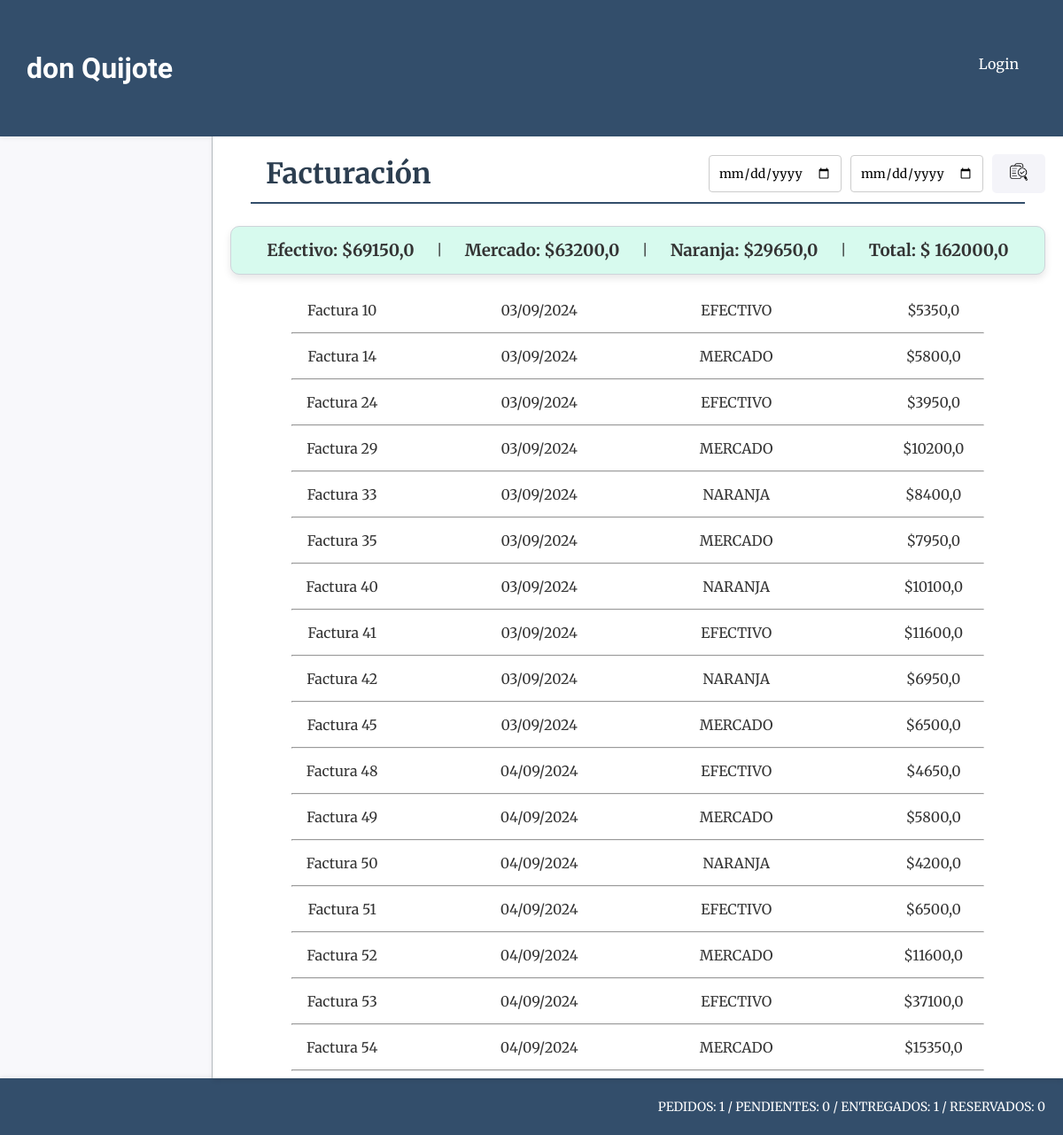
The page /facturas/facturas/ on the database as committed earlier.
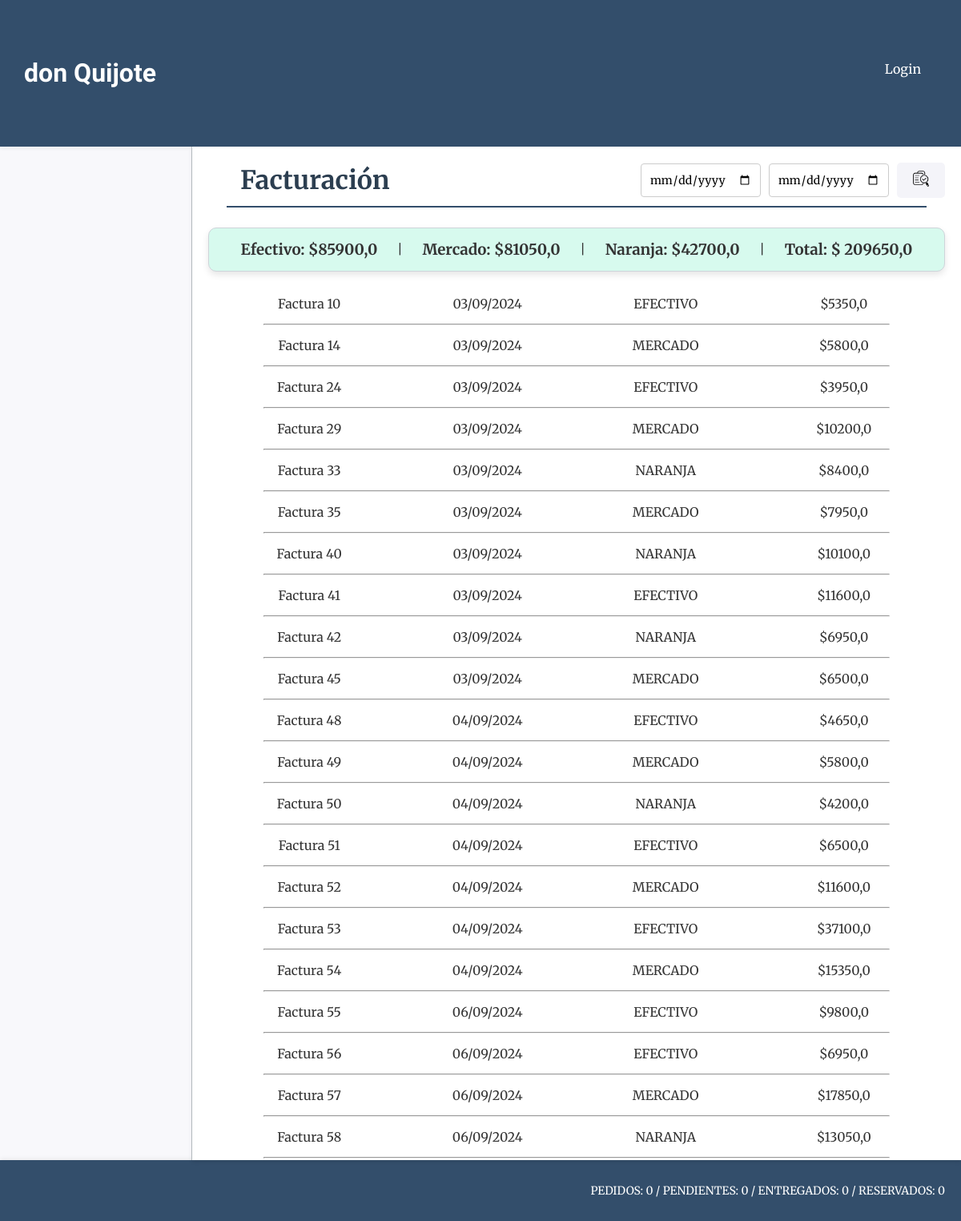
The same page on the database as committed later.
### facturas/models.py (models this page shows, shortened)
class Facturas(models.Model):
    forma_pago = models.CharField(max_length=50)
    pago = models.FloatField()
    fecha = models.DateField(auto_now_add=True)
    class Meta:
        db_table = "facturas"
        verbose_name = "Facturas"

### facturas/views.py (the view, shortened to what this page needs)
# urls.py: path('facturas/', include('facturas.urls')),
def facturas(request):
    now = datetime.now()
    facturas = Facturas.objects.filter(fecha__year=now.year, fecha__month=now.month)
    caja_total= 0.0
    caja_efectivo=0.0
    caja_mercado=0.0
    caja_naranja=0.0
    for factura in facturas:
        caja_total += factura.pago
        if factura.forma_pago == "efectivo":
            caja_efectivo += factura.pago
        elif factura.forma_pago == "mercado":
            caja_mercado += factura.pago
        elif factura.forma_pago == "naranja":
            caja_naranja += factura.pago
    form = RangoFechasForm(request.GET or None)
    context = {
        'form': form,
        'facturas': facturas,
        'caja_total': caja_total,
        'caja_efectivo': caja_efectivo,
        'caja_mercado': caja_mercado,
        'caja_naranja': caja_naranja,
    }
    return render(request, "facturas/facturas.html", context)

### facturas/forms.py
class RangoFechasForm(forms.Form):
    fecha_inicio = forms.DateField(
        widget=forms.TextInput(attrs={'type': 'date', 'class': 'form-contrl'}),
        label=''
    )
    fecha_fin = forms.DateField(
        widget=forms.TextInput(attrs={'type': 'date', 'class': 'form-contrl'}),
        label=''
    )

### core/context_processors.py (called while the page is built)
def counter_pedidos(request):
    cant_pedidos = Pedido.objects.all().count()
    cant_entregados = Pedido.objects.filter(estado='entregado').count()
    cant_pendientes = Pedido.objects.filter(estado='pendiente').count()
    cant_reservados = Pedido.objects.filter(estado='reservado').count()
    return {'cant_pedidos':cant_pedidos, "cant_entregados":cant_entregados, "cant_pendientes":cant_pendientes, "cant_reservados":cant_reservados }

### facturas/templates/facturas/facturas.html (shortened to what this page needs)
{% extends 'core/base.html' %}
{% load static %}
{% block css %}
    <link rel="stylesheet" href="{% static 'facturas/css/styles.css' %}">
{% endblock css %}
{% block titulo %}
    <div class="main-titulo-container">
        <div class="titulo-opciones-container">
            <h1 class="main-titulo">Facturación</h1>
            <div class="btn-container">
                <form method="get" class="filtro-form">
                    {{ form.as_p }}
                    <button type="submit" class="btn-opc"><img class="icono-opc" src="{% static 'facturas/img/buscar_dato.webp' %}" alt="Detalle Producto"></button>
                </form>
            </div>
        </div>
        <hr class="main-hr"/>
    </div>
{% endblock titulo %}
{% block main %}
<div class="facturas-totales card">
    <h3>Efectivo: ${{caja_efectivo}}</h3>
    <p>|</p>
    <h3>Mercado: ${{caja_mercado}}</h3>
    <p>|</p>
    <h3>Naranja: ${{caja_naranja}}</h3>
    <p>|</p>
    <h3>Total: $ {{caja_total}}</h3>
</div>
{% for factura in facturas %}
    <div class="facturas-detalle">
        <p class="facturas-detalle-pedido">Factura {{ factura.id }}</p>
        <p class="facturas-detalle-pedido">{{ factura.fecha|date:"d/m/Y" }}</p>
        <p class="facturas-detalle-pedido">{{ factura.forma_pago|upper }}</p>
        <p class="facturas-detalle-pedido">${{ factura.pago }}</p>
    </div>
    <div class="facturas-hr-container">
        <hr class="facturas-hr">
    </div>
{% endfor %}
{% endblock main %}

### core/templates/core/base.html (shortened to what this page needs)
{% load static %}
<!DOCTYPE html>
<html lang="en">
<head>
    <link rel="stylesheet" href="{% static 'core/css/styles.css' %}">
    {% block css %}{% endblock css %}
</head>
<body>
    {% include 'core/components/header.html' %}
    {% include 'core/components/menu.html' %}
    <main class="main-container">
        {% block titulo %}{% endblock titulo %}
        {% block main %}{% endblock main %}
    </main>
    {% include 'core/components/footer.html' %}
</body>
</html>

### core/templates/core/components/header.html
<header class="header-container">
    <h1 class="title">don Quijote</h1>
    {% if user.is_authenticated %}
    <div class="usuario-logout">
        <div class="list-link">
            <span class="usuario-label">Usuario:</span>
            <span class="usuario-nombre">{{ user.username }}</span>
        </div>
        <form action="{% url 'core:logout' %}" method="post">
            {% csrf_token %}
            <button type="submit" class="btn-logout">Cerrar sesión</button>
        </form>
    </div>
    {% else %}
    <div class="list-link">
        <a class="header-link-app" href="{% url 'core:login' %}">Login</a>
    </div>
    {% endif %}
</header>

### core/templates/core/components/menu.html (shortened to what this page needs)
<nav class="menu-container">
</nav>

### core/templates/core/components/footer.html
<footer class="footer-container">
    <p class="footer-info">PEDIDOS: {{cant_pedidos}} / PENDIENTES: {{cant_pendientes}} / ENTREGADOS: {{cant_entregados}} / RESERVADOS: {{cant_reservados}}</p>
</footer>

### core/static/core/css/styles.css (style rules this page uses)
* { padding: 0; margin: 0; box-sizing: border-box; }
body { font-family: 'Merriweather', serif; color: #333; background-color: #f4f4f9; }
.header-container { background-color: #334e6b; height: 12vh; width: 100%; display: flex; align-items: center; justify-content: space-between; padding: 0 30px; box-shadow: 0 2px 5px rgba(0, 0, 0, 0.1); }
.title { color: #fff; font-family: 'Poetsen One', sans-serif; font-size: 32px; }
.list-link { margin-left: 20px; }
.header-link-app { color: #fff; text-decoration: none; font-size: 16px; padding: 10px 20px; transition: background-color 0.3s ease, color 0.3s ease; }
.footer-container { background-color: #334e6b; height: 5vh; width: 100%; display: flex; align-items: center; justify-content: right; padding: 0 20px; box-shadow: 0 -2px 5px rgba(0, 0, 0, 0.1); }
.footer-info { color: #fff; font-size: 14px; }
.menu-container { width: 20%; height: 83vh; background-color: #fdfdfd71; float: left; overflow-y: auto; border-right: 1px solid #bdc3c7; padding-top: 20px; padding-left: 20px; }
.list-link { position: relative; margin-bottom: 10px; }
.main-container { width: 80%; height: 83vh; float: left; padding: 20px; overflow-y: auto; background-color: #fff; box-shadow: 0 2px 5px rgba(0, 0, 0, 0.1); display: flex; flex-direction: column; }
.main-titulo-container { width: 100%; height: auto; text-align: left; border-radius: 8px; }
.titulo-opciones-container { display: flex; justify-content: space-between; align-items: center; }
.main-titulo { font-size: 32px; color: #2C3E50; font-family: 'Merriweather', serif; padding-left: 40px; }
.main-hr { border: none; width: 95%; height: 2px; background-color: #334e6b; margin: 10px auto; }
.btn-container { display: flex; justify-content: center; column-gap: 20px; }
.btn-opc { border: none; color: #2C3E50; font-size: 16px; text-decoration: none; padding: 10px 20px; border-radius: 5px; background-color: #f4f4f9; transition: background-color 0.3s ease, color 0.3s ease; }
.card { padding: 15px; border: 1px solid #ced4da; border-radius: 10px; background-color: #ffffff; box-shadow: 0 4px 8px rgba(0, 0, 0, 0.1); }
.icono-opc { width: 20px; height: 20px; transition: transform 0.3s ease; }

### facturas/static/facturas/css/styles.css (style rules this page uses)
.facturas-totales { background-color: rgb(215, 250, 238); display: flex; align-items: center; justify-content: space-evenly; margin-top: 15px; margin-bottom: 15px; }
.facturas-detalle { display: flex; padding: 15px; }
.facturas-detalle-pedido { width: 25%; text-align: center; }
.facturas-hr-container { display: flex; align-items: center; justify-content: space-around; }
.facturas-hr { width: 85%; }
.filtro-form { display: flex; align-items: center; column-gap: 10px; }
.filtro-form input[type="date"] { padding: 10px; font-size: 14px; border-radius: 4px; border: 1px solid #ccc; }
.filtro-form button { padding: 10px 20px; background-color: #f4f4f9; border: none; border-radius: 5px; color: #2C3E50; cursor: pointer; transition: background-color 0.3s ease, color 0.3s ease; }
.form-contrl { width: 100%; font-family: 'Merriweather', serif; }

Rows that differ between the two databases and show on the page:
added Facturas: id "55", fecha "06/09/2024", forma_pago "EFECTIVO", pago "9800,0"
added Facturas: id "56", fecha "06/09/2024", forma_pago "EFECTIVO", pago "6950,0"
added Facturas: id "57", fecha "06/09/2024", forma_pago "MERCADO", pago "17850,0"
added Facturas: id "58", fecha "06/09/2024", forma_pago "NARANJA", pago "13050,0"
Other text that changed with them:
{{ caja_efectivo }}: "69150,0" → "85900,0"
{{ caja_mercado }}: "63200,0" → "81050,0"
{{ caja_naranja }}: "29650,0" → "42700,0"
{{ caja_total }}: "162000,0" → "209650,0"
{{ cant_pedidos }}: "1" → "0"
{{ cant_entregados }}: "1" → "0"
